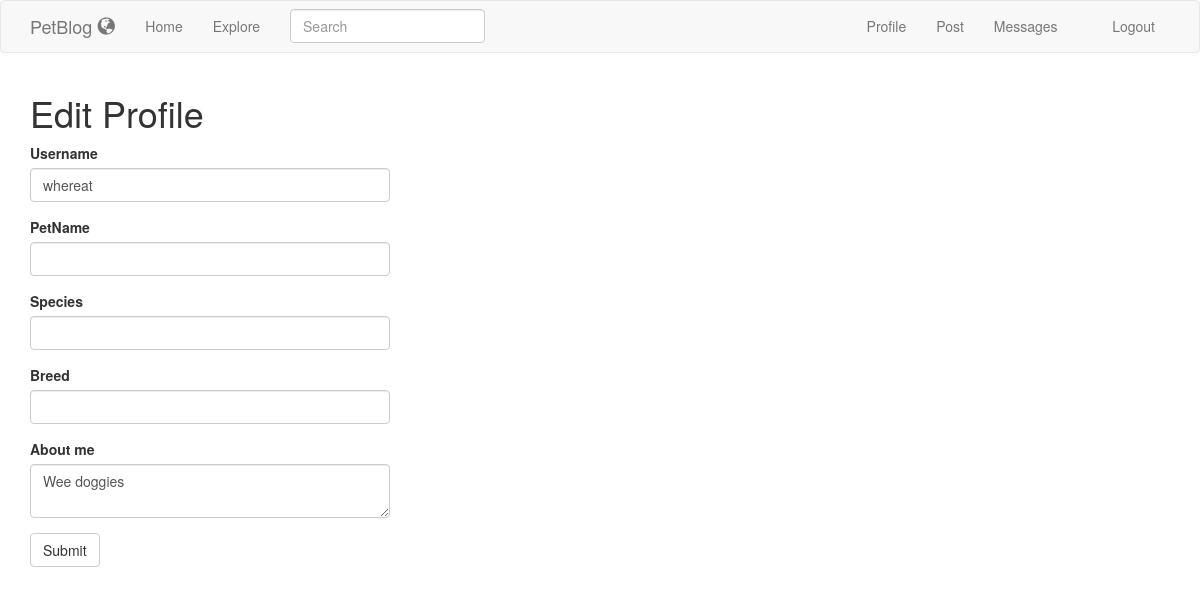
The page /edit_profile (signed in) on the database as committed earlier.
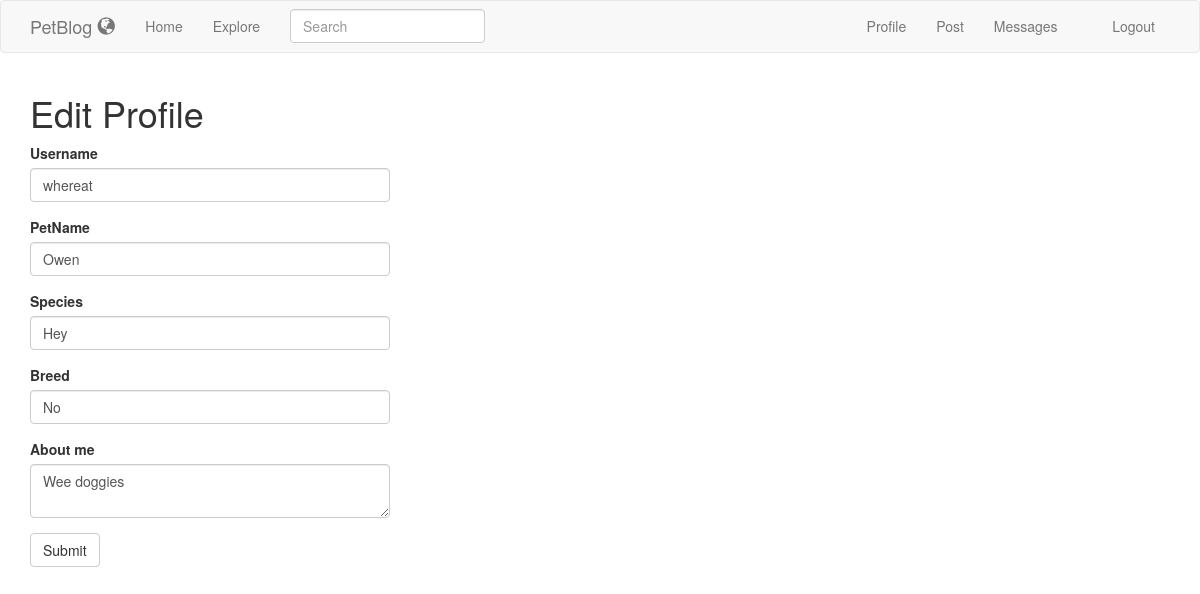
The same page on the database as committed later.
### app/models.py (models this page shows, shortened)
class PaginatedAPIMixin(object):
    @staticmethod
    def to_collection_dict(query, page, per_page, endpoint, **kwargs):
        resources = query.paginate(page, per_page, False)
        data = {
            'items': [item.to_dict() for item in resources.items],
            '_meta': {
                'page': page,
                'per_page': per_page,
                'total_pages': resources.pages,
                'total_items': resources.total
            },
            '_links': {
                'self': url_for(endpoint, page=page, per_page=per_page,
                                **kwargs),
                'next': url_for(endpoint, page=page + 1, per_page=per_page,
                                **kwargs) if resources.has_next else None,
                'prev': url_for(endpoint, page=page - 1, per_page=per_page,
                                **kwargs) if resources.has_prev else None
            }
        }
        return data

class User(PaginatedAPIMixin, UserMixin, db.Model):
    id = db.Column(db.Integer, primary_key=True)
    username = db.Column(db.String(64), index=True, unique=True)
    petname = db.Column(db.String(64))
    species = db.Column(db.String(64))
    breed = db.Column(db.String(64))
    email = db.Column(db.String(120), index=True, unique=True)
    password_hash = db.Column(db.String(128))
    posts = db.relationship('Post', backref='author', lazy='dynamic')
    about_me = db.Column(db.String(140))
    last_seen = db.Column(db.DateTime, default=datetime.utcnow)
    token = db.Column(db.String(32), index=True, unique=True)
    token_expiration = db.Column(db.DateTime)
    followed = db.relationship(
        'User', secondary=followers, # One to Many relationship.
        primaryjoin=(followers.c.follower_id == id),
        secondaryjoin=(followers.c.followed_id == id),
        backref=db.backref('followers', lazy='dynamic'), lazy='dynamic')
    messages_sent = db.relationship('Message',
                                    foreign_keys='Message.sender_id',
                                    backref='author', lazy='dynamic')
    messages_received = db.relationship('Message',
                                        foreign_keys='Message.recipient_id',
                                        backref='recipient', lazy='dynamic')
    last_message_read_time = db.Column(db.DateTime)
    notifications = db.relationship('Notification', backref='user',
                                    lazy='dynamic')
    def new_messages(self):
        last_read_time = self.last_message_read_time or datetime(1900, 1, 1)
        return Message.query.filter_by(recipient=self).filter(
            Message.timestamp > last_read_time).count()

### app/main/routes.py (the view)
@bp.route('/edit_profile', methods=['GET', 'POST'])
@login_required
def edit_profile():
    form = EditProfileForm(current_user.username)
    if form.validate_on_submit():
        current_user.username = form.username.data
        current_user.petname = form.petname.data
        current_user.species = form.species.data
        current_user.breed = form.breed.data
        current_user.about_me = form.about_me.data
        db.session.commit()
        flash(_('Your changes have been saved.'))
        return redirect(url_for('main.edit_profile'))
    elif request.method == 'GET':
        form.username.data = current_user.username
        form.petname.data = current_user.petname
        form.species.data = current_user.species
        form.breed.data = current_user.breed
        form.about_me.data = current_user.about_me
    return render_template('edit_profile.html', title=_('Edit Profile'),
                           form=form)

### app/main/forms.py (shortened to what this page needs)
class SearchForm(FlaskForm):
    q = StringField(_('Search'), validators=[DataRequired()])
    def __init__(self, *args, **kwargs):
        if 'formdata' not in kwargs:
            kwargs['formdata'] = request.args
        if 'csrf_enabled' not in kwargs:
            kwargs['csrf_enabled'] = False
        super(SearchForm, self).__init__(*args, **kwargs)

class EditProfileForm(FlaskForm):
    username = StringField(_l('Username'), validators=[DataRequired()])
    petname = StringField(_l('PetName'), validators=[DataRequired()])
    species = StringField(_('Species'), validators=[DataRequired()])
    breed = StringField(_('Breed'), validators=[DataRequired()])
    about_me = TextAreaField(_l('About me'),
                             validators=[Length(min=0, max=140)])
    submit = SubmitField(_l('Submit'))
    def __init__(self, original_username, *args, **kwargs):
        super(EditProfileForm, self).__init__(*args, **kwargs)
        self.original_username = original_username

### app/models.py (called while the page is built)
@login.user_loader
def load_user(id):
    return User.query.get(int(id))

### app/templates/edit_profile.html
{% extends 'base.html' %}
{% import 'bootstrap/wtf.html' as wtf %}
{% block app_content %}
    <h1>{{ _('Edit Profile') }}</h1>
    <div class="row">
        <div class="col-md-4">
            {{ wtf.quick_form(form) }}
        </div>
    </div>
{% endblock %}

Rows that differ between the two databases and show on the page:
changed User "whereat": petname (not shown) → "Owen"; species (not shown) → "Hey"; breed (not shown) → "No"
